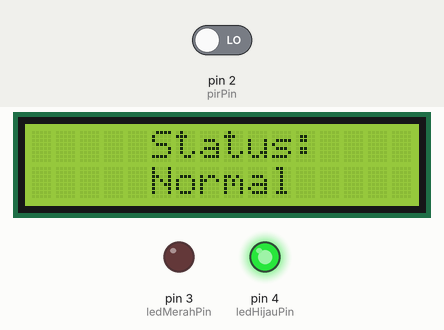
This sketch was run on a simulated Arduino Uno, built with avr-gcc and run on an emulated ATmega328P. Shown: 16×2 character LCD, output pins drawn as LEDs (lit = HIGH). Dashed ring = blinking. The inputs (shaded band) are chosen by the test bench; at power-on: pin 2 (pirPin) LOW.

Above: at 1.2 s.
1.3 s: pin 2 (pirPin) driven HIGH
At 2.1 s:
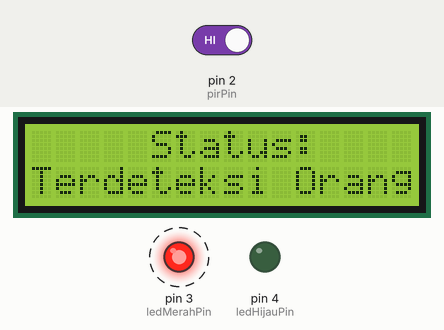
4.3 s: pin 2 (pirPin) driven LOW
At 5.5 s:
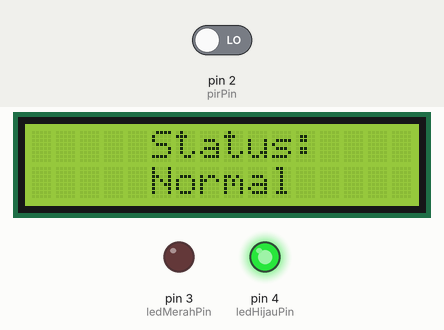
Timing chart, 0 to 7.3 s (numbered marks = the images above; inputs shaded):
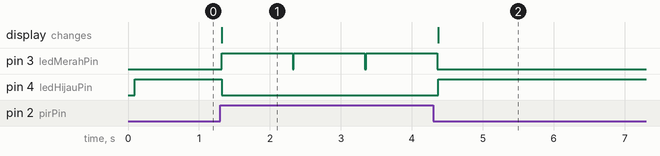

Measured:
- after the input at 1.3 s, pin 3 (ledMerahPin): alternates HIGH for 1.0 s and LOW for 0.02 s, starting at once; pin 4 (ledHijauPin): HIGH → LOW at once; the display: changes at once (image 1)
- after the input at 4.3 s, pin 3 (ledMerahPin): goes on until 4.4 s, then stays LOW; pin 4 (ledHijauPin): LOW → HIGH after 0.07 s; the display: changes after 0.07 s (image 2)

The sketch:

Sistem-Keamanan-Sederhana.ino
```cpp
#include <Wire.h>
#include <LiquidCrystal_I2C.h>

LiquidCrystal_I2C lcd(0x27,16,2);  // Alamat I2C LCD: 0x27, Jumlah kolom: 16, Jumlah baris: 2

const int pirPin = 2; // Pin sensor PIR
const int ledMerahPin = 3; // Pin LED
const int ledHijauPin = 4; // Pin LED

void setup() {
  pinMode(pirPin, INPUT);
  pinMode(ledMerahPin, OUTPUT);
  pinMode(ledHijauPin, OUTPUT);

  lcd.init(); // Inisialisasi LCD
  lcd.backlight(); // Aktifkan backlight LCD
  lcd.clear(); // Bersihkan layar LCD
  lcd.setCursor(5, 0);
  lcd.print("Status:");
}

void loop() {
  int pirState = digitalRead(pirPin);

  if (pirState == HIGH) { // Gerakan terdeteksi
    lcd.setCursor(0, 1);
    lcd.println("Terdeteksi Orang");
    digitalWrite(ledMerahPin, HIGH); // Nyalakan LED
    digitalWrite(ledHijauPin,LOW);
    delay(1000); // Beri waktu untuk LED menyala
    digitalWrite(ledMerahPin, LOW); // Matikan LED

  } else { // Tidak ada gerakan yang terdeteksi
    lcd.setCursor(0, 1);
    lcd.println("     Normal     ");
    digitalWrite(ledHijauPin,HIGH);
  }
}
```
